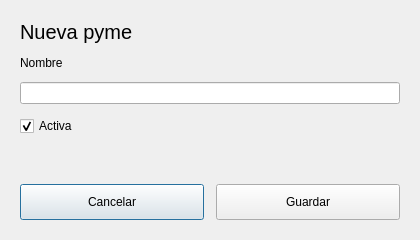
<?xml version="1.0" encoding="UTF-8"?>
<ui version="4.0">
 <class>Dialog</class>
 <widget class="QDialog" name="Dialog">
  <property name="geometry">
   <rect><x>0</x><y>0</y><width>420</width><height>240</height></rect>
  </property>
  <property name="windowTitle"><string>Pyme</string></property>
  <layout class="QVBoxLayout">
   <property name="spacing"><number>12</number></property>
   <property name="leftMargin"><number>20</number></property>
   <property name="topMargin"><number>20</number></property>
   <property name="rightMargin"><number>20</number></property>
   <property name="bottomMargin"><number>20</number></property>

   <item>
    <widget class="QLabel" name="lblTitulo">
     <property name="font"><font><pointsize>15</pointsize></font></property>
     <property name="text"><string>Nueva pyme</string></property>
    </widget>
   </item>

   <item>
    <widget class="QLabel"><property name="text"><string>Nombre</string></property></widget>
   </item>
   <item>
    <widget class="QLineEdit" name="lineNombre"/>
   </item>

   <item>
    <widget class="QCheckBox" name="chkActiva">
     <property name="text"><string>Activa</string></property>
     <property name="checked"><bool>true</bool></property>
    </widget>
   </item>

   <item>
    <spacer>
     <property name="orientation"><enum>Qt::Vertical</enum></property>
     <property name="sizeHint" stdset="0"><size><width>20</width><height>10</height></size></property>
    </spacer>
   </item>

   <item>
    <layout class="QHBoxLayout">
     <item>
      <widget class="QPushButton" name="btnCancelar">
       <property name="minimumSize"><size><width>140</width><height>36</height></size></property>
       <property name="class" stdset="0"><string>btn-secundario</string></property>
       <property name="text"><string>Cancelar</string></property>
      </widget>
     </item>
     <item>
      <widget class="QPushButton" name="btnGuardar">
       <property name="minimumSize"><size><width>140</width><height>36</height></size></property>
       <property name="class" stdset="0"><string>btn-primario</string></property>
       <property name="text"><string>Guardar</string></property>
      </widget>
     </item>
    </layout>
   </item>
  </layout>
 </widget>
 <resources/>
 <connections/>
</ui>
